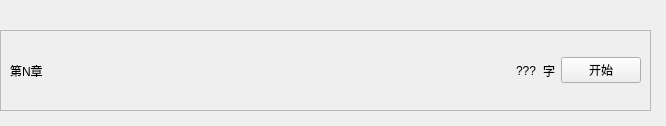
<?xml version="1.0" encoding="UTF-8"?>
<ui version="4.0">
 <class>Form</class>
 <widget class="QWidget" name="Form">
  <property name="geometry">
   <rect>
    <x>0</x>
    <y>0</y>
    <width>666</width>
    <height>126</height>
   </rect>
  </property>
  <property name="windowTitle">
   <string>Form</string>
  </property>
  <widget class="QFrame" name="frame">
   <property name="geometry">
    <rect>
     <x>0</x>
     <y>30</y>
     <width>651</width>
     <height>81</height>
    </rect>
   </property>
   <property name="maximumSize">
    <size>
     <width>16777215</width>
     <height>81</height>
    </size>
   </property>
   <property name="frameShape">
    <enum>QFrame::StyledPanel</enum>
   </property>
   <property name="frameShadow">
    <enum>QFrame::Raised</enum>
   </property>
   <layout class="QHBoxLayout" name="horizontalLayout">
    <item>
     <widget class="QLabel" name="label">
      <property name="text">
       <string>第N章</string>
      </property>
     </widget>
    </item>
    <item>
     <spacer name="horizontalSpacer">
      <property name="orientation">
       <enum>Qt::Horizontal</enum>
      </property>
      <property name="sizeHint" stdset="0">
       <size>
        <width>469</width>
        <height>20</height>
       </size>
      </property>
     </spacer>
    </item>
    <item>
     <widget class="QLabel" name="label_2">
      <property name="text">
       <string>???</string>
      </property>
     </widget>
    </item>
    <item>
     <widget class="QLabel" name="label_3">
      <property name="text">
       <string>字</string>
      </property>
     </widget>
    </item>
    <item>
     <widget class="QPushButton" name="pushButton">
      <property name="text">
       <string>开始</string>
      </property>
     </widget>
    </item>
   </layout>
  </widget>
 </widget>
 <resources/>
 <connections/>
</ui>
